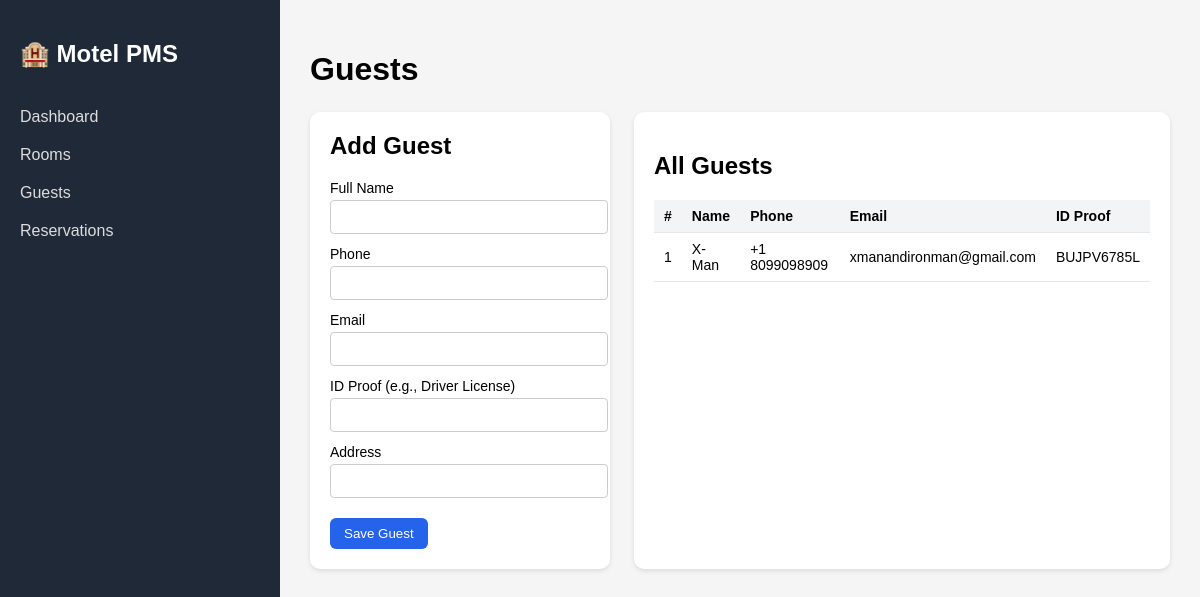
The page /guests on the database as committed earlier.
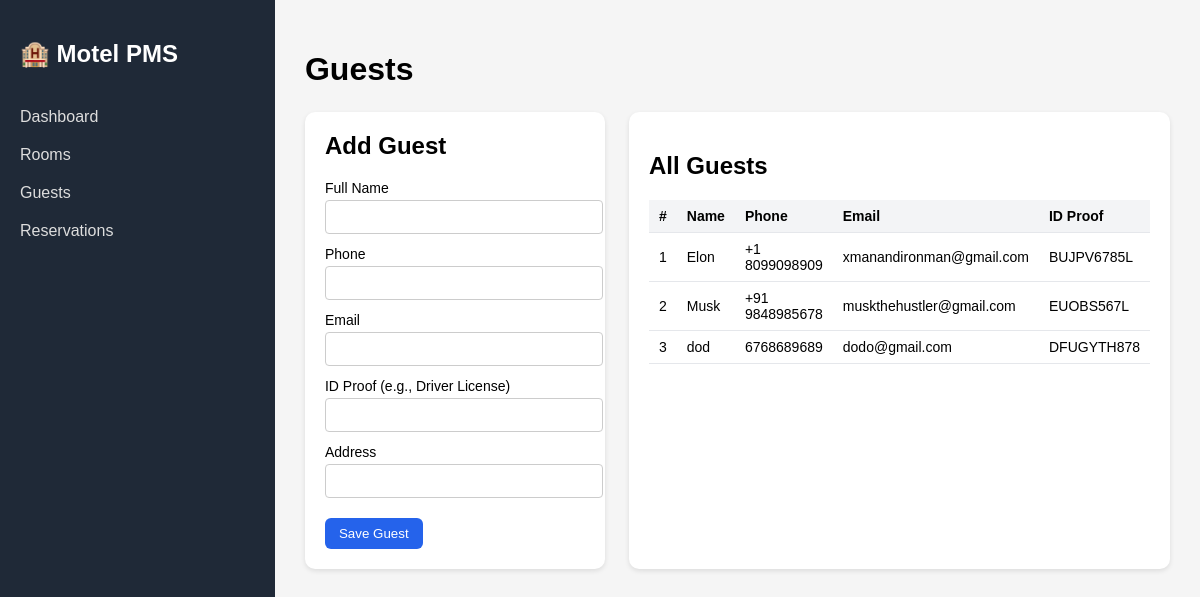
The same page on the database as committed later.
### app/models.py (models this page shows)
class Guest(Base):
    __tablename__ = "guests"
    id = Column(Integer, primary_key=True, index=True)
    name = Column(String, nullable=False)
    phone = Column(String, nullable=False)
    email = Column(String, nullable=True)
    id_proof = Column(String, nullable=True)
    address = Column(String, nullable=True)

### app/main.py (the view)
@app.get("/guests", response_class=HTMLResponse)
def list_guests(request: Request, db: Session = Depends(get_db)):
    guests = db.query(models.Guest).order_by(models.Guest.name).all()
    return templates.TemplateResponse(
        "guests.html",
        {
            "request": request,
            "guests": guests,
        },
    )

### app/templates/guests.html (shortened to what this page needs)
{% extends "base.html" %}
{% block content %}
<h1 class="page-title">Guests</h1>
<div class="rooms-layout">
    <section class="card form-card">
        <h2>Add Guest</h2>
        <form method="post" action="/guests" class="form">
            <label>
                Full Name
                <input type="text" name="name" required>
            </label>
            <label>
                Phone
                <input type="text" name="phone" required>
            </label>
            <label>
                Email
                <input type="text" name="email">
            </label>
            <label>
                ID Proof (e.g., Driver License)
                <input type="text" name="id_proof">
            </label>
            <label>
                Address
                <input type="text" name="address">
            </label>
            <button class="btn-primary" type="submit">Save Guest</button>
        </form>
    </section>
    <section class="card">
        <h2>All Guests</h2>
        {% if guests %}
        <table class="table">
            <thead>
                <tr>
                    <th>#</th>
                    <th>Name</th>
                    <th>Phone</th>
                    <th>Email</th>
                    <th>ID Proof</th>
                </tr>
            </thead>
            <tbody>
                {% for g in guests %}
                <tr>
                    <td>{{ loop.index }}</td>
                    <td>{{ g.name }}</td>
                    <td>{{ g.phone }}</td>
                    <td>{{ g.email }}</td>
                    <td>{{ g.id_proof }}</td>
                </tr>
                {% endfor %}
            </tbody>
        </table>
        {% else %}
        <p>No guests yet.</p>
        {% endif %}
    </section>
</div>
{% endblock %}

Rows that differ between the two databases and show on the page:
changed Guest "xmanandironman@gmail.com": name "X-Man" → "Elon"
added Guest: name "Musk", phone "+91 9848985678", email "muskthehustler@gmail.com", id_proof "EUOBS567L"
added Guest: name "dod", phone "6768689689", email "dodo@gmail.com", id_proof "DFUGYTH878"
